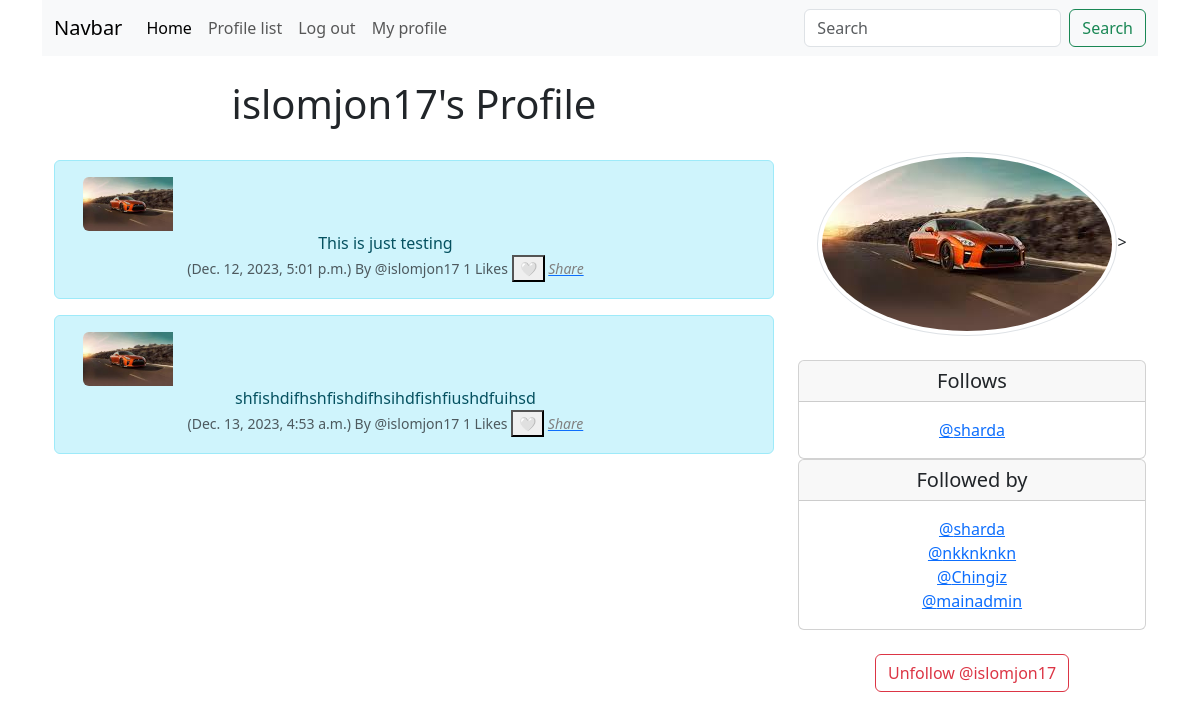
Screenshot of /profile/9 (signed in) with the database file from the repository.
### twitterclone/models.py (models this page shows, shortened)
class Profile(models.Model):
    user = models.OneToOneField(User, on_delete=models.CASCADE)
    follows = models.ManyToManyField("self",
                                    related_name="followed_by",
                                    symmetrical=False,
                                    blank=True)
    profile_image = models.ImageField(null=True, blank=True, upload_to="images/")
    profile_bio = models.CharField(null=True, blank=True, max_length=500)
    facebook_link = models.CharField(null=True, blank=True, max_length=500)
    instagram_link = models.CharField(null=True, blank=True, max_length=500)
    telegram_link = models.CharField(null=True, blank=True, max_length=500)
    created_date = models.DateTimeField(User, auto_now=True)
    def __str__(self):
        return self.user.username

class Meep(models.Model):
    user = models.ForeignKey(
        User, related_name = "meeps",
        on_delete= models.DO_NOTHING
    )
    body = models.CharField(max_length=200)
    created_at = models.DateTimeField(auto_now_add=True)
    likes = models.ManyToManyField(User, related_name="meep_like", blank=True)
    def number_of_likes(self):
        return self.likes.count()

### twitterclone/views.py (the view, shortened to what this page needs)
# urls.py: path('profile/<int:pk>', views.profile, name="profile"),
def profile(request, pk):
    if request.user.is_authenticated:
        profile = Profile.objects.get(user_id=pk)
        meeps = Meep.objects.filter(user_id=pk)
        return render(request, 'profile.html', {'profile':profile, 'meeps':meeps})
    else:
        messages.success(request, ("You have to log in"))
        return redirect(home)

### twitterclone/templates/profile.html (shortened to what this page needs)
{% extends 'base.html' %}
{% load static %}
{% block content %}
{% if profile %}
<div class="container text-center">
	<div class="row">
		<div class="col-8">
			<h1>{{ profile.user.username }}'s Profile</h1>
			<br/>
			{% if meeps %}
				{% for meeps in meeps %}
					<div class="alert alert-info" role="alert">
			<div class="container">
				<div class="row">
					<div class="col-2">
			  {% if profile.profile_image %}
              <img src="{{ profile.profile_image.url }}" width="200" height="200" class="img-fluid rounded-start  " alt="{{ profiles.user.username }}">
              {% else %}
              <img src="{% static 'twitterclone/images/profile_image_2.png' %}" width="200" height="200" class="img-fluid rounded-start" alt="Profile picture">
             {% endif %}
					</div>
					<div class="col-11">
    			{{ meeps.body }} </br>
    				<small class="text-muted">
      				({{ meeps.created_at }}) By
     				 @{{ meeps.user.username }}
  <span id="like-count-{{ meeps.id }}">{{ meeps.number_of_likes }}</span> Likes
		  <button onclick="likePost({{ meeps.id }}, 'like-count-{{ meeps.id }}')" id="like-button-{{ meeps.id }}">
		    {% if meeps.is_liked_by_current_user %} ❤️{% else %}🤍{% endif %}
		  </button>
  <a href="{% url 'post_share' meeps.id %}"><i class="fa-solid fa-share" style="color:gray;"> Share </i></a>
    			</small>
					</div><br/> <br/>
  					</div>
				</div>
			</div>
				{% endfor %}
			{% endif %}
		</div>
		<div class="col-4">
			<br/> <br/><br/>
			{% if profile.profile_image %}
				<img src="{{ profile.profile_image.url }}" class="img-thumbnail rounded-circle ">>
				<br/><br/>
			{% endif %}
		<div class="card">
  			<h5 class="card-header">Follows</h5>
  				<div class="card-body">
    				<p class="card-text">
    					{% for following in profile.follows.all %}
		 				<a href="{% url 'profile' following.user.id %}"> @{{ following }}</a><br/>
						{% endfor %}
   					 </p>
    			 </div>
		</div>
		<div class="card">
  			<h5 class="card-header">Followed by</h5>
  				<div class="card-body">
    				<p class="card-text">
    							{% for following in profile.followed_by.all %}
								<a href="{% url 'profile' following.user.id %}"> @{{ following }}</a><br/>
								{% endfor %}
   					 </p>
    			 </div>
		</div>
		<br/>
		<form method="POST">
			{% if profile in user.profile.follows.all %}
				<button class="btn btn-outline-danger" name="follow" value="unfollow"  type="submit" >Unfollow @{{ profile.user.username | lower}}
				</button>
			{% else %}
				<button class="btn btn-outline-success" name="follow" value="follow"  type="submit" >Follow @{{ profile.user.username | lower}}
				</button>
			{% endif %}
		</form>
		<br/>
	</div>
	</div>
</div>
{% endif %}
{% endblock  %}

### rows the page displays
Profile: user.username "islomjon17", profile_image (picture)
Meep: profile_image (picture), body "This is just testing", created_at "Dec. 12, 2023, 5:01 p.m.", user.username "islomjon17", number_of_likes "1"
Meep: profile_image (picture), body "shfishdifhshfishdifhsihdfishfiushdfuihsd", created_at "Dec. 13, 2023, 4:53 a.m.", user.username "islomjon17", number_of_likes "1"
Profile: user.username "sharda"
Profile: user.username "nkknknkn"
Profile: user.username "Chingiz"
Profile: user.username "mainadmin"
